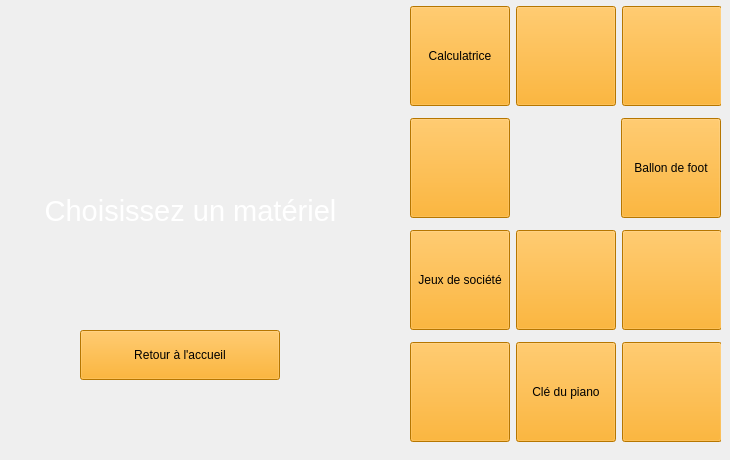
     <widget class="QWidget" name="Emprunt">
      <widget class="QLabel" name="label_Image1">
       <property name="enabled">
        <bool>true</bool>
       </property>
       <property name="geometry">
        <rect>
         <x>10</x>
         <y>10</y>
         <width>201</width>
         <height>101</height>
        </rect>
       </property>
       <property name="autoFillBackground">
        <bool>false</bool>
       </property>
       <property name="styleSheet">
        <string notr="true"/>
       </property>
       <property name="inputMethodHints">
        <set>Qt::ImhNone</set>
       </property>
       <property name="text">
        <string/>
       </property>
       <property name="textFormat">
        <enum>Qt::AutoText</enum>
       </property>
       <property name="scaledContents">
        <bool>true</bool>
       </property>
       <property name="alignment">
        <set>Qt::AlignHCenter|Qt::AlignTop</set>
       </property>
      </widget>
      <widget class="QLabel" name="label_2">
       <property name="geometry">
        <rect>
         <x>40</x>
         <y>180</y>
         <width>301</width>
         <height>61</height>
        </rect>
       </property>
       <property name="font">
        <font>
         <pointsize>22</pointsize>
        </font>
       </property>
       <property name="styleSheet">
        <string notr="true">color:white;</string>
       </property>
       <property name="text">
        <string>Choisissez un matériel</string>
       </property>
       <property name="alignment">
        <set>Qt::AlignCenter</set>
       </property>
      </widget>
      <widget class="QWidget" name="layoutWidget">
       <property name="geometry">
        <rect>
         <x>410</x>
         <y>0</y>
         <width>311</width>
         <height>451</height>
        </rect>
       </property>
       <layout class="QVBoxLayout" name="verticalLayout">
        <item>
         <layout class="QHBoxLayout" name="horizontalLayout_2">
          <item>
           <widget class="QToolButton" name="toolbutton_Choix_Casier1">
            <property name="minimumSize">
             <size>
              <width>100</width>
              <height>100</height>
             </size>
            </property>
            <property name="styleSheet">
             <string notr="true">background-color:orange; color:bl;</string>
            </property>
            <property name="text">
             <string>Calculatrice</string>
            </property>
           </widget>
          </item>
          <item>
           <widget class="QToolButton" name="toolbutton_Choix_Casier2">
            <property name="minimumSize">
             <size>
              <width>100</width>
              <height>100</height>
             </size>
            </property>
            <property name="styleSheet">
             <string notr="true">background-color:orange;</string>
            </property>
            <property name="text">
             <string/>
            </property>
           </widget>
          </item>
          <item>
           <widget class="QToolButton" name="toolbutton_Choix_Casier3">
            <property name="minimumSize">
             <size>
              <width>100</width>
              <height>100</height>
             </size>
            </property>
            <property name="styleSheet">
             <string notr="true">background-color:orange;</string>
            </property>
            <property name="text">
             <string/>
            </property>
           </widget>
          </item>
         </layout>
        </item>
        <item>
         <layout class="QHBoxLayout" name="horizontalLayout_3">
          <item>
           <widget class="QToolButton" name="toolbutton_Choix_Casier4">
            <property name="minimumSize">
             <size>
              <width>100</width>
              <height>100</height>
             </size>
            </property>
            <property name="styleSheet">
             <string notr="true">background-color:orange;</string>
            </property>
            <property name="text">
             <string/>
            </property>
           </widget>
          </item>
          <item>
           <spacer name="horizontalSpacer">
            <property name="orientation">
             <enum>Qt::Horizontal</enum>
            </property>
            <property name="sizeHint" stdset="0">
             <size>
              <width>40</width>
              <height>20</height>
             </size>
            </property>
           </spacer>
          </item>
          <item>
           <widget class="QToolButton" name="toolbutton_Choix_Casier5">
            <property name="minimumSize">
             <size>
              <width>100</width>
              <height>100</height>
             </size>
            </property>
            <property name="styleSheet">
             <string notr="true">background-color:orange;</string>
            </property>
            <property name="text">
             <string>Ballon de foot</string>
            </property>
           </widget>
          </item>
         </layout>
        </item>
        <item>
         <layout class="QHBoxLayout" name="horizontalLayout_4">
          <item>
           <widget class="QToolButton" name="toolbutton_Choix_Casier6">
            <property name="minimumSize">
             <size>
              <width>100</width>
              <height>100</height>
             </size>
            </property>
            <property name="styleSheet">
             <string notr="true">background-color:orange;</string>
            </property>
            <property name="text">
             <string>Jeux de société</string>
            </property>
           </widget>
          </item>
          <item>
           <widget class="QToolButton" name="toolbutton_Choix_Casier7">
            <property name="minimumSize">
             <size>
              <width>100</width>
              <height>100</height>
             </size>
            </property>
            <property name="styleSheet">
             <string notr="true">background-color:orange;</string>
            </property>
            <property name="text">
             <string/>
            </property>
           </widget>
          </item>
          <item>
           <widget class="QToolButton" name="toolbutton_Choix_Casier8">
            <property name="minimumSize">
             <size>
              <width>100</width>
              <height>100</height>
             </size>
            </property>
            <property name="styleSheet">
             <string notr="true">background-color:orange;</string>
            </property>
            <property name="text">
             <string/>
            </property>
           </widget>
          </item>
         </layout>
        </item>
        <item>
         <layout class="QHBoxLayout" name="horizontalLayout_5">
          <item>
           <widget class="QToolButton" name="toolbutton_Choix_Casier11">
            <property name="minimumSize">
             <size>
              <width>100</width>
              <height>100</height>
             </size>
            </property>
            <property name="styleSheet">
             <string notr="true">background-color:orange;</string>
            </property>
            <property name="text">
             <string/>
            </property>
           </widget>
          </item>
          <item>
           <widget class="QToolButton" name="toolbutton_Choix_Casier10">
            <property name="minimumSize">
             <size>
              <width>100</width>
              <height>100</height>
             </size>
            </property>
            <property name="styleSheet">
             <string notr="true">background-color:orange;</string>
            </property>
            <property name="text">
             <string>Clé du piano</string>
            </property>
           </widget>
          </item>
          <item>
           <widget class="QToolButton" name="toolbutton_Choix_Casier9">
            <property name="minimumSize">
             <size>
              <width>100</width>
              <height>100</height>
             </size>
            </property>
            <property name="styleSheet">
             <string notr="true">background-color:orange;</string>
            </property>
            <property name="text">
             <string/>
            </property>
           </widget>
          </item>
         </layout>
        </item>
       </layout>
      </widget>
      <widget class="QPushButton" name="pushButton_RedirectionAccueil">
       <property name="geometry">
        <rect>
         <x>80</x>
         <y>330</y>
         <width>200</width>
         <height>50</height>
        </rect>
       </property>
       <property name="styleSheet">
        <string notr="true">background-color:orange; color:bl;</string>
       </property>
       <property name="text">
        <string>Retour à l'accueil</string>
       </property>
      </widget>
     </widget>
